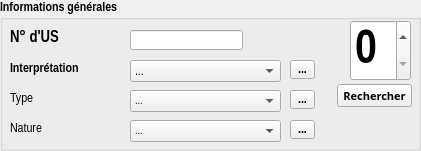
  <widget class="QGroupBox" name="fait_general">
   <property name="geometry">
    <rect>
     <x>10</x>
     <y>130</y>
     <width>421</width>
     <height>151</height>
    </rect>
   </property>
   <property name="font">
    <font>
     <family>Arial Narrow</family>
     <pointsize>10</pointsize>
     <weight>75</weight>
     <bold>true</bold>
    </font>
   </property>
   <property name="title">
    <string>Informations générales</string>
   </property>
   <widget class="QLabel" name="type_us_lbl">
    <property name="geometry">
     <rect>
      <x>10</x>
      <y>90</y>
      <width>141</width>
      <height>16</height>
     </rect>
    </property>
    <property name="font">
     <font>
      <family>Arial Narrow</family>
      <pointsize>10</pointsize>
      <weight>50</weight>
      <bold>false</bold>
     </font>
    </property>
    <property name="text">
     <string>Type</string>
    </property>
   </widget>
   <widget class="QSpinBox" name="id_fait">
    <property name="geometry">
     <rect>
      <x>350</x>
      <y>20</y>
      <width>61</width>
      <height>61</height>
     </rect>
    </property>
    <property name="font">
     <font>
      <family>Arial Narrow</family>
      <pointsize>36</pointsize>
      <weight>75</weight>
      <bold>true</bold>
     </font>
    </property>
   </widget>
   <widget class="QLineEdit" name="numus">
    <property name="geometry">
     <rect>
      <x>130</x>
      <y>30</y>
      <width>113</width>
      <height>20</height>
     </rect>
    </property>
    <property name="font">
     <font>
      <family>Arial Narrow</family>
      <pointsize>12</pointsize>
      <weight>75</weight>
      <bold>true</bold>
     </font>
    </property>
   </widget>
   <widget class="QLabel" name="interpret_us_lbl">
    <property name="geometry">
     <rect>
      <x>10</x>
      <y>60</y>
      <width>81</width>
      <height>16</height>
     </rect>
    </property>
    <property name="font">
     <font>
      <family>Arial Narrow</family>
      <pointsize>10</pointsize>
      <weight>75</weight>
      <bold>true</bold>
     </font>
    </property>
    <property name="text">
     <string>Interprétation</string>
    </property>
   </widget>
   <widget class="QLabel" name="numus_lbl">
    <property name="geometry">
     <rect>
      <x>10</x>
      <y>30</y>
      <width>121</width>
      <height>16</height>
     </rect>
    </property>
    <property name="font">
     <font>
      <family>Arial Narrow</family>
      <pointsize>12</pointsize>
      <weight>75</weight>
      <bold>true</bold>
     </font>
    </property>
    <property name="text">
     <string>N° d'US</string>
    </property>
   </widget>
   <widget class="QPushButton" name="rechercher">
    <property name="geometry">
     <rect>
      <x>337</x>
      <y>84</y>
      <width>75</width>
      <height>23</height>
     </rect>
    </property>
    <property name="font">
     <font>
      <family>Arial Black</family>
      <pointsize>8</pointsize>
      <weight>75</weight>
      <bold>true</bold>
     </font>
    </property>
    <property name="text">
     <string>Rechercher</string>
    </property>
   </widget>
   <widget class="QComboBox" name="interpret_us">
    <property name="geometry">
     <rect>
      <x>130</x>
      <y>60</y>
      <width>151</width>
      <height>22</height>
     </rect>
    </property>
    <property name="font">
     <font>
      <family>Arial Narrow</family>
      <pointsize>10</pointsize>
      <weight>50</weight>
      <bold>false</bold>
     </font>
    </property>
    <item>
     <property name="text">
      <string>...</string>
     </property>
    </item>
   </widget>
   <widget class="QToolButton" name="ajout_liste">
    <property name="geometry">
     <rect>
      <x>290</x>
      <y>60</y>
      <width>25</width>
      <height>19</height>
     </rect>
    </property>
    <property name="text">
     <string>...</string>
    </property>
   </widget>
   <widget class="QComboBox" name="type_us">
    <property name="geometry">
     <rect>
      <x>130</x>
      <y>90</y>
      <width>151</width>
      <height>22</height>
     </rect>
    </property>
    <property name="font">
     <font>
      <family>Arial Narrow</family>
      <pointsize>8</pointsize>
      <weight>50</weight>
      <bold>false</bold>
     </font>
    </property>
    <item>
     <property name="text">
      <string>...</string>
     </property>
    </item>
   </widget>
   <widget class="QToolButton" name="ajout_liste_2">
    <property name="geometry">
     <rect>
      <x>290</x>
      <y>90</y>
      <width>25</width>
      <height>19</height>
     </rect>
    </property>
    <property name="text">
     <string>...</string>
    </property>
   </widget>
   <widget class="QLabel" name="nature_us_lbl">
    <property name="geometry">
     <rect>
      <x>10</x>
      <y>120</y>
      <width>141</width>
      <height>16</height>
     </rect>
    </property>
    <property name="font">
     <font>
      <family>Arial Narrow</family>
      <pointsize>10</pointsize>
      <weight>50</weight>
      <bold>false</bold>
     </font>
    </property>
    <property name="text">
     <string>Nature</string>
    </property>
   </widget>
   <widget class="QComboBox" name="nature_us">
    <property name="geometry">
     <rect>
      <x>130</x>
      <y>120</y>
      <width>151</width>
      <height>22</height>
     </rect>
    </property>
    <property name="font">
     <font>
      <family>Arial Narrow</family>
      <pointsize>8</pointsize>
      <weight>50</weight>
      <bold>false</bold>
     </font>
    </property>
    <item>
     <property name="text">
      <string>...</string>
     </property>
    </item>
   </widget>
   <widget class="QToolButton" name="ajout_liste_6">
    <property name="geometry">
     <rect>
      <x>290</x>
      <y>120</y>
      <width>25</width>
      <height>19</height>
     </rect>
    </property>
    <property name="text">
     <string>...</string>
    </property>
   </widget>
  </widget>
